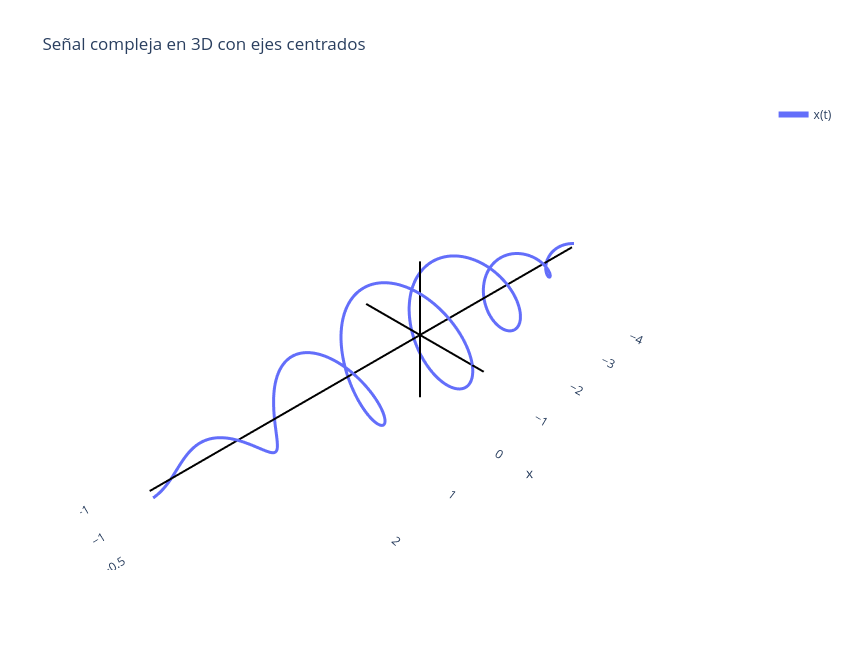

Notebook source saved alongside this figure:
### Markdown cell above
# Señales elementales
Vamos a ver algunos tipos de señales que no sólo aparecen con frecuencia, sino que además sirven como bloques fundamentales (bases) mediante los que formar muchas otras señales más complejas.

## Señales exponenciales y senoidales

### Continuas
Señal exponencial compleja continua:
\begin{equation}
x(t)=C e^{st},\quad C, s\in\mathbb{C}.
\end{equation}

\begin{equation}
  C=|C|e^{j\theta},
\end{equation}
\begin{equation}
  s=\sigma+j\omega_0.
\end{equation}


Dependiendo de las constantes $C$ y $s$, podemos tener señales con distintas características:

- **Señales exponenciales reales**: $C, s\in\real$, ($s=\sigma$).
\begin{equation}
  x(t)=C e^{\sigma t},\quad C,\sigma\in\real.
\end{equation}

Hay tres posibilidades, según el signo de $\sigma$:

  - **Creciente**: $\sigma>0$.
  
  Ejemplos: reacciones en cadena, población con más nacimientos que defunciones.
  - **Decreciente**: $\sigma<0$.
   
  Ejemplos: circuitos RC, sistemas mecánicos amortiguados.
  - **Constante**: $\sigma=0$.


```{figure} figures/T1/2_3_fig1 
---
width: 70.0%
---
```



- **Señales periódicas exponencial compleja y senoidal**: 
  $$\boxed{s=j\omega_0}\,,$$ puramente imaginaria.
\begin{equation}
  x(t)=C e^{j\omega_0 t},\quad C\in\mathbb{C},\ \omega_0\in\real.
\end{equation}
Podemos expresarlas de la siguiente forma:
\begin{equation}
  x(t)=|C|e^{j\theta} e^{j\omega_0 t}=|C|e^{j(\omega_0 t+\theta)}.
\end{equation}
El caso más sencillo de exponencial compleja es para la constante $C=1$:
\begin{equation}
  x(t)=e^{j\omega_0 t}.
\end{equation}

```{figure} figures/T1/2_3_fig2 
---
width: 80.0%
---
```

### Code cell
import numpy as np
import plotly.graph_objects as go

# Señal compleja
t = np.linspace(-4, 4, 1000)

A = np.exp(-0.15*t**2)
x = A * np.exp(1j * 2*np.pi*0.7*t)

real = np.real(x)
imag = np.imag(x)

fig = go.Figure()

# Curva 3D
fig.add_trace(go.Scatter3d(
    x=t,
    y=real,
    z=imag,
    mode="lines",
    line=dict(width=6),
    name="x(t)"
))

# -----------------------------
# Ejes en el origen (manuales)
# -----------------------------
t_min, t_max = t.min(), t.max()
r_max = max(abs(real).max(), abs(imag).max()) * 1.2

# Eje t
fig.add_trace(go.Scatter3d(
    x=[t_min, t_max],
    y=[0, 0],
    z=[0, 0],
    mode="lines",
    line=dict(color="black", width=4),
    showlegend=False
))

# Eje real
fig.add_trace(go.Scatter3d(
    x=[0, 0],
    y=[-r_max, r_max],
    z=[0, 0],
    mode="lines",
    line=dict(color="black", width=4),
    showlegend=False
))

# Eje imaginario
fig.add_trace(go.Scatter3d(
    x=[0, 0],
    y=[0, 0],
    z=[-r_max, r_max],
    mode="lines",
    line=dict(color="black", width=4),
    showlegend=False
))

# -----------------------------
# Layout
# -----------------------------
fig.update_layout(
    title="Señal compleja en 3D con ejes centrados",
    scene=dict(
        xaxis=dict(showbackground=False, showticklabels=True),
        yaxis=dict(showbackground=False, showticklabels=True),
        zaxis=dict(showbackground=False, showticklabels=True),
    ),
    width=850,
    height=650
)

fig.show()

### Figure 1 — Plotly figure (JSON) as saved in the notebook; plotly's stock layout.template omitted (floating-point values rounded to 4 significant figures; data arrays with more than 128 entries replaced by an {"elided": "..."} marker saying what was removed)
{"data": [{"line": {"width": 6}, "mode": "lines", "name": "x(t)", "type": "scatter3d", "x": {"elided": "1000 float values"}, "y": {"elided": "1000 float values"}, "z": {"elided": "1000 float values"}}, {"line": {"color": "black", "width": 4}, "mode": "lines", "showlegend": false, "type": "scatter3d", "x": [-4, 4], "y": [0, 0], "z": [0, 0]}, {"line": {"color": "black", "width": 4}, "mode": "lines", "showlegend": false, "type": "scatter3d", "x": [0, 0], "y": [-1.2, 1.2], "z": [0, 0]}, {"line": {"color": "black", "width": 4}, "mode": "lines", "showlegend": false, "type": "scatter3d", "x": [0, 0], "y": [0, 0], "z": [-1.2, 1.2]}], "layout": {"height": 650, "scene": {"xaxis": {"showbackground": false, "showticklabels": true}, "yaxis": {"showbackground": false, "showticklabels": true}, "zaxis": {"showbackground": false, "showticklabels": true}}, "title": {"text": "Señal compleja en 3D con ejes centrados"}, "width": 850}}
